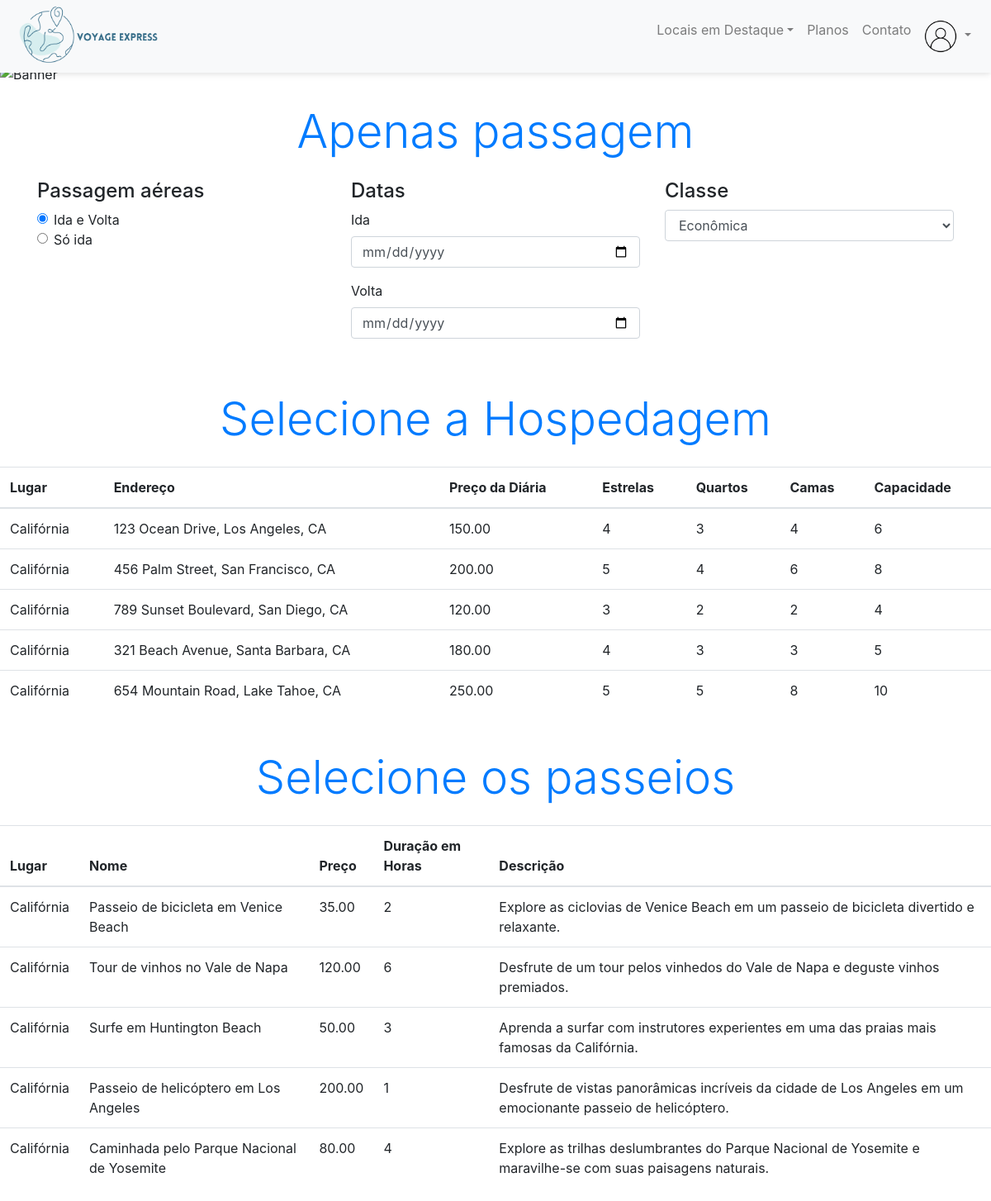
Page /Compra.php?lugar=Califórnia&nome=Apenas+passagem&precoBase=1000 on the committed database.
### tables this page shows
CREATE TABLE hospedagens (
  id INT NOT NULL PRIMARY KEY AUTO_INCREMENT,
  lugar VARCHAR(50) NOT NULL,
  endereco VARCHAR(100) NOT NULL,
  preco_diaria DECIMAL(8, 2) NOT NULL,
  estrelas INT NOT NULL,
  quartos INT NOT NULL,
  camas INT NOT NULL,
  capacidade INT NOT NULL
);

CREATE TABLE passeios (
  id INT NOT NULL PRIMARY KEY AUTO_INCREMENT,
  lugar VARCHAR(50) NOT NULL,
  nome VARCHAR(100) NOT NULL,
  preco DECIMAL(8, 2) NOT NULL,
  duracao INT NOT NULL,
  descricao TEXT NOT NULL
);

### Compra.php (the view, shortened to what this page needs)
<!DOCTYPE html>
<html lang="pt-br">
<head>
  <link rel="stylesheet" href="CSS/bootstrap.css">
  <link rel="stylesheet" href="CSS/style.css">
  <?php
    include 'header.php';
    $lugar = isset($_GET['lugar']) ? $_GET['lugar'] : "";
    $nome = isset($_GET['nome']) ? $_GET['nome'] : "";
    ?>
</head>
<body>
<img src="img/Banners/<?php echo $lugar; ?>.jpg" alt="Banner" class="banner-image">
<h2 class="display-4 text-primary text-center mt-4"><?php echo $nome; ?></h2>
<div class="container mt-4">
    <div class="row">
        <div class="col">
            <h4>Passagem aéreas</h4>
            <div class="form-check">
                <input class="form-check-input" type="radio" name="passagem" id="idaVolta" value="idaVolta" checked>
                <label class="form-check-label" for="idaVolta">
                    Ida e Volta
                </label>
            </div>
            <div class="form-check">
                <input class="form-check-input" type="radio" name="passagem" id="soIda" value="soIda">
                <label class="form-check-label" for="soIda">
                    Só ida
                </label>
            </div>
        </div>
        <div class="col">
            <h4>Datas</h4>
            <div class="form-group">
                <label for="ida">Ida</label>
                <input type="date" class="form-control" id="ida" name="ida">
            </div>
            <div class="form-group">
                <label for="volta">Volta</label>
                <input type="date" class="form-control" id="volta" name="volta" <?php echo isset($_POST['passagem']) && $_POST['passagem'] === 'soIda' ? 'disabled' : ''; ?>>
            </div>
        </div>
        <div class="col">
            <h4>Classe</h4>
            <select class="form-control" name="classe">
                <option value="Econômica">Econômica</option>
            </select>
        </div>
    </div>
</div>
<h2 class="display-4 text-primary text-center mt-5"><?php echo "Selecione a Hospedagem"; ?></h2>
<table class="table table-hover table-responsive-md">
    <thead>
        <tr>
            <th scope="col">Lugar</th>
            <th scope="col">Endereço</th>
            <th scope="col">Preço da Diária</th>
            <th scope="col">Estrelas</th>
            <th scope="col">Quartos</th>
            <th scope="col">Camas</th>
            <th scope="col">Capacidade</th>
        </tr>
    </thead>
    <tbody>
        <?php
        include_once('conexao.php');
        $local = $conn->real_escape_string($lugar);
        $sql = "SELECT * FROM hospedagens WHERE lugar = '$local'";
        $result = $conn->query($sql);
        if ($result->num_rows > 0) {
            while ($row = $result->fetch_assoc()) {
                $lugar = $row["lugar"];
                $endereco = $row["endereco"];
                $preco_diaria = $row["preco_diaria"];
                $estrelas =  $row["estrelas"];
                $quartos =  $row["quartos"];
                $camas =  $row["camas"];
                $capacidade =  $row["capacidade"];
                echo "<tr>";
                echo "<td>$lugar</td>";
                echo "<td>$endereco</td>";
                echo "<td>$preco_diaria</td>";
                echo "<td>$estrelas</td>";
                echo "<td>$quartos</td>";
                echo "<td>$camas</td>";
                echo "<td>$capacidade</td>";
                echo "</tr>";
            }
        } else {
            echo "<tr><td colspan=\"4\">Nenhuma hospedagem encontrada para o local selecionado.</td></tr>";
        }
        ?>
    </tbody>
</table>
<h2 class="display-4 text-primary text-center mt-5"><?php echo "Selecione os passeios"; ?></h2>
<table class="table table-hover table-responsive-md">
    <thead>
        <tr>
            <th scope="col">Lugar</th>
            <th scope="col">Nome</th>
            <th scope="col">Preço</th>
            <th scope="col">Duração em Horas</th>
            <th scope="col">Descrição</th>
        </tr>
    </thead>
    <tbody>
        <?php
        include_once('conexao.php');
        $local = $conn->real_escape_string($lugar);
        $sql = "SELECT * FROM passeios WHERE lugar = '$local'";
        $result = $conn->query($sql);
        if ($result->num_rows > 0) {
            while ($row = $result->fetch_assoc()) {
                $lugar = $row["lugar"];
                $nome = $row["nome"];
                $preco = $row["preco"];
                $duracao =  $row["duracao"];
                $descricao =  $row["descricao"];
                echo "<tr>";
                echo "<td>$lugar</td>";
                echo "<td>$nome</td>";
                echo "<td>$preco</td>";
                echo "<td>$duracao</td>";
                echo "<td>$descricao</td>";
                echo "</tr>";
            }
        } else {
            echo "<tr><td colspan=\"4\">Nenhuma hospedagem encontrada para o local selecionado.</td></tr>";
        }
        ?>
    </tbody>
</table>
</body>
</html>

### CSS/style.css (style rules this page uses)
body { padding-top: 76px; }
.display-4 { margin-bottom: 24px; text-align: center; }

### Compra.php (style rules this page uses)
.banner-image { width: 100%; height: auto; max-height: 800px; object-fit: cover; }

### rows in the picture
hospedagens: lugar "Califórnia", endereco "123 Ocean Drive, Los Angeles, CA", preco_diaria "150.00", estrelas "4", quartos "3", camas "4", capacidade "6"
hospedagens: lugar "Califórnia", endereco "456 Palm Street, San Francisco, CA", preco_diaria "200.00", estrelas "5", quartos "4", camas "6", capacidade "8"
hospedagens: lugar "Califórnia", endereco "789 Sunset Boulevard, San Diego, CA", preco_diaria "120.00", estrelas "3", quartos "2", camas "2", capacidade "4"
hospedagens: lugar "Califórnia", endereco "321 Beach Avenue, Santa Barbara, CA", preco_diaria "180.00", estrelas "4", quartos "3", camas "3", capacidade "5"
hospedagens: lugar "Califórnia", endereco "654 Mountain Road, Lake Tahoe, CA", preco_diaria "250.00", estrelas "5", quartos "5", camas "8", capacidade "10"
passeios: lugar "Califórnia", nome "Passeio de bicicleta em Venice Beach", preco "35.00", duracao "2", descricao "Explore as ciclovias de Venice Beach em um passeio de bicicleta divertido e relaxante."
passeios: lugar "Califórnia", nome "Tour de vinhos no Vale de Napa", preco "120.00", duracao "6", descricao "Desfrute de um tour pelos vinhedos do Vale de Napa e deguste vinhos premiados."
passeios: lugar "Califórnia", nome "Surfe em Huntington Beach", preco "50.00", duracao "3", descricao "Aprenda a surfar com instrutores experientes em uma das praias mais famosas da Califórnia."
passeios: lugar "Califórnia", nome "Passeio de helicóptero em Los Angeles", preco "200.00", duracao "1", descricao "Desfrute de vistas panorâmicas incríveis da cidade de Los Angeles em um emocionante passeio de helicóptero."
passeios: lugar "Califórnia", nome "Caminhada pelo Parque Nacional de Yosemite", preco "80.00", duracao "4", descricao "Explore as trilhas deslumbrantes do Parque Nacional de Yosemite e maravilhe-se com suas paisagens naturais."

### other values in the picture
$nome "Apenas passagem"
